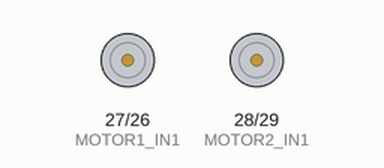
Simulated run of this sketch. Board: Arduino Mega 2560, built with avr-gcc and run on an emulated ATmega2560. Shown: motor-driver pin pairs drawn as motors (green arrow = first pin HIGH = forward, orange = second pin HIGH = backward, longer = more drive). What the sketch prints to the serial monitor is not drawn.

Above: at 0.6 s.
At 3.0 s:
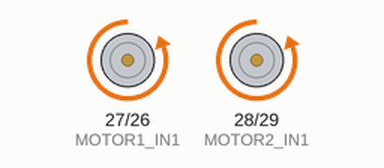
At 9.1 s:
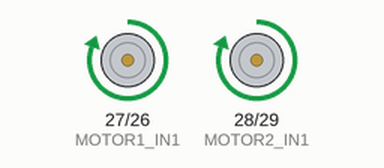
Timing chart, 0 to 15.9 s (numbered marks = the images above):
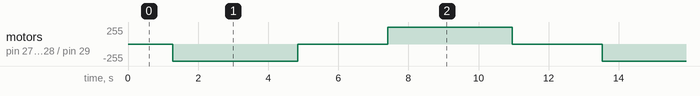

The sketch:

Motor_Driver_Test.ino
```cpp
// Basic sketch for trying out the Adafruit DRV8871 Breakout

#define MOTOR1_IN1 27
#define MOTOR1_IN2 26
#define MOTOR2_IN1 28
#define MOTOR2_IN2 29

void setup() {
  Serial.begin(9600);

  Serial.println("DRV8833 test");

  pinMode(MOTOR1_IN1, OUTPUT);
  pinMode(MOTOR1_IN2, OUTPUT);
  pinMode(MOTOR2_IN1, OUTPUT);
  pinMode(MOTOR2_IN2, OUTPUT);
}

void loop() {

  // ramp up forward
  digitalWrite(MOTOR1_IN1, LOW);
  digitalWrite(MOTOR2_IN1, LOW);
  for (int i=0; i<255; i++) {
    analogWrite(MOTOR1_IN2, i);
    analogWrite(MOTOR2_IN2, i);
    delay(10);
  }

  // forward full speed for one second
  delay(1000);

  // ramp down forward
  for (int i=255; i>=0; i--) {
    analogWrite(MOTOR1_IN2, i);
    analogWrite(MOTOR2_IN2, i);
    delay(10);
  }

  // ramp up backward
  digitalWrite(MOTOR1_IN2, LOW);
  digitalWrite(MOTOR2_IN2, LOW);
  for (int i=0; i<255; i++) {
    analogWrite(MOTOR1_IN1, i);
    analogWrite(MOTOR2_IN1, i);
    delay(10);
  }

  // backward full speed for one second
  delay(1000);

  // ramp down backward
  for (int i=255; i>=0; i--) {
    analogWrite(MOTOR1_IN1, i);
    analogWrite(MOTOR2_IN1, i);
    delay(10);
  }
}
```

Measured:
- by itself, motor on pin 27 (MOTOR1_IN1) / pin 26 (MOTOR1_IN2), motor on pin 28 (MOTOR2_IN1) / pin 29 (MOTOR2_IN2): repeats every 12.2 s: stopped 2.6 s, forward 255/255 3.6 s, stopped 2.6 s, backward 255/255 3.6 s
